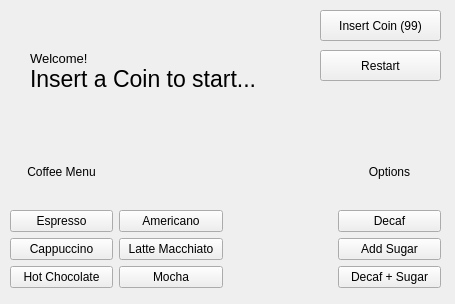
<?xml version="1.0" encoding="UTF-8"?>
<ui version="4.0">
 <class>MainWindow</class>
 <widget class="QMainWindow" name="MainWindow">
  <property name="geometry">
   <rect>
    <x>0</x>
    <y>0</y>
    <width>455</width>
    <height>304</height>
   </rect>
  </property>
  <property name="windowTitle">
   <string>MainWindow</string>
  </property>
  <widget class="QWidget" name="centralwidget">
   <widget class="QWidget" name="gridLayoutWidget">
    <property name="geometry">
     <rect>
      <x>10</x>
      <y>140</y>
      <width>431</width>
      <height>148</height>
     </rect>
    </property>
    <layout class="QGridLayout" name="MenuLayout">
     <item row="2" column="0">
      <widget class="QPushButton" name="CappucinoButton">
       <property name="text">
        <string>Cappuccino</string>
       </property>
      </widget>
     </item>
     <item row="0" column="0">
      <widget class="QLabel" name="MenuLabel">
       <property name="text">
        <string>Coffee Menu</string>
       </property>
       <property name="alignment">
        <set>Qt::AlignmentFlag::AlignCenter</set>
       </property>
      </widget>
     </item>
     <item row="1" column="0">
      <widget class="QPushButton" name="EspressoButton">
       <property name="text">
        <string>Espresso</string>
       </property>
      </widget>
     </item>
     <item row="2" column="1">
      <widget class="QPushButton" name="LatteMacchiatoButton">
       <property name="text">
        <string>Latte Macchiato</string>
       </property>
      </widget>
     </item>
     <item row="0" column="3">
      <widget class="QLabel" name="OptionsLabel">
       <property name="text">
        <string>Options</string>
       </property>
       <property name="alignment">
        <set>Qt::AlignmentFlag::AlignCenter</set>
       </property>
      </widget>
     </item>
     <item row="0" column="2">
      <widget class="QLabel" name="InvisibleLabel">
       <property name="text">
        <string/>
       </property>
      </widget>
     </item>
     <item row="1" column="1">
      <widget class="QPushButton" name="AmericanoButton">
       <property name="text">
        <string>Americano</string>
       </property>
      </widget>
     </item>
     <item row="1" column="3">
      <widget class="QPushButton" name="DecafButton">
       <property name="text">
        <string>Decaf</string>
       </property>
      </widget>
     </item>
     <item row="3" column="0">
      <widget class="QPushButton" name="HotChocolateButton">
       <property name="text">
        <string>Hot Chocolate</string>
       </property>
      </widget>
     </item>
     <item row="3" column="1">
      <widget class="QPushButton" name="MochaButton">
       <property name="text">
        <string>Mocha</string>
       </property>
      </widget>
     </item>
     <item row="2" column="3">
      <widget class="QPushButton" name="AddSugarButton">
       <property name="text">
        <string>Add Sugar</string>
       </property>
      </widget>
     </item>
     <item row="3" column="3">
      <widget class="QPushButton" name="BothButton">
       <property name="text">
        <string>Decaf + Sugar</string>
       </property>
      </widget>
     </item>
    </layout>
   </widget>
   <widget class="QPushButton" name="SecundairyButton">
    <property name="geometry">
     <rect>
      <x>320</x>
      <y>50</y>
      <width>121</width>
      <height>31</height>
     </rect>
    </property>
    <property name="text">
     <string>Restart</string>
    </property>
   </widget>
   <widget class="QPushButton" name="PrimaryButton">
    <property name="geometry">
     <rect>
      <x>320</x>
      <y>10</y>
      <width>121</width>
      <height>31</height>
     </rect>
    </property>
    <property name="text">
     <string>Insert Coin (99)</string>
    </property>
   </widget>
   <widget class="QWidget" name="verticalLayoutWidget">
    <property name="geometry">
     <rect>
      <x>20</x>
      <y>10</y>
      <width>291</width>
      <height>111</height>
     </rect>
    </property>
    <layout class="QVBoxLayout" name="OutputLayout">
     <property name="spacing">
      <number>0</number>
     </property>
     <property name="leftMargin">
      <number>10</number>
     </property>
     <item>
      <widget class="QLabel" name="OutputSubLabel">
       <property name="font">
        <font>
         <pointsize>10</pointsize>
        </font>
       </property>
       <property name="text">
        <string>Welcome!</string>
       </property>
       <property name="alignment">
        <set>Qt::AlignmentFlag::AlignBottom|Qt::AlignmentFlag::AlignLeading|Qt::AlignmentFlag::AlignLeft</set>
       </property>
      </widget>
     </item>
     <item>
      <widget class="QLabel" name="OutputLabel">
       <property name="font">
        <font>
         <pointsize>17</pointsize>
        </font>
       </property>
       <property name="text">
        <string>Insert a Coin to start...</string>
       </property>
       <property name="textFormat">
        <enum>Qt::TextFormat::AutoText</enum>
       </property>
       <property name="alignment">
        <set>Qt::AlignmentFlag::AlignLeading|Qt::AlignmentFlag::AlignLeft|Qt::AlignmentFlag::AlignTop</set>
       </property>
      </widget>
     </item>
    </layout>
   </widget>
  </widget>
 </widget>
 <resources/>
 <connections/>
</ui>
